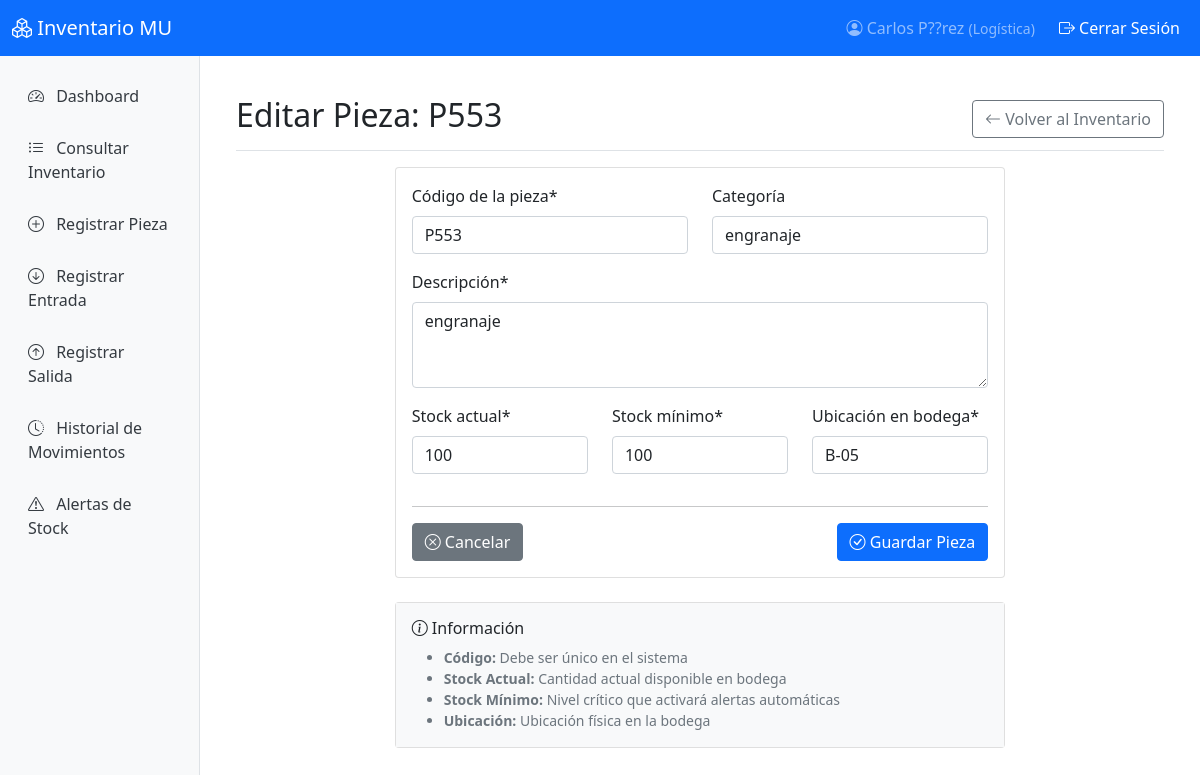
The page /inventario/editar/12/ (signed in) on the database as committed earlier.
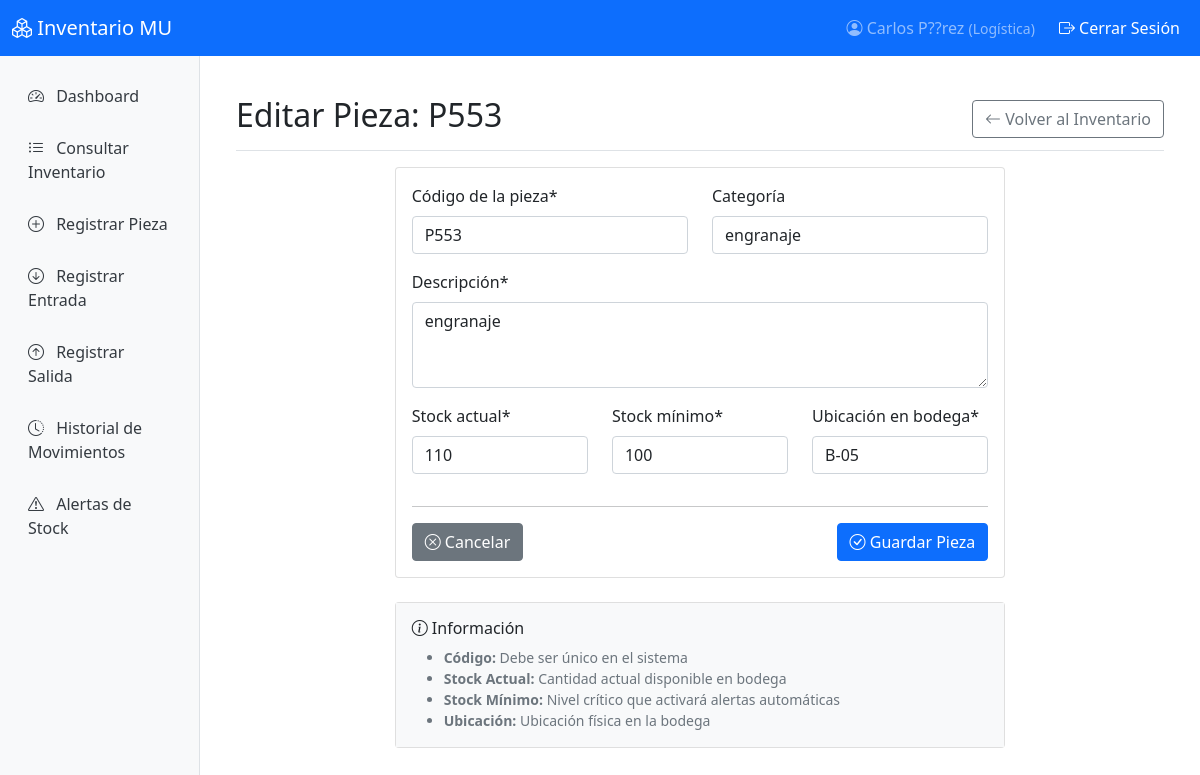
The same page on the database as committed later.
### inventario/models.py (models this page shows, shortened)
class Pieza(models.Model):
    codigo = models.CharField(
        max_length=50,
        unique=True,
        verbose_name='Código de pieza'
    )
    descripcion = models.TextField(verbose_name='Descripción')
    stock_actual = models.PositiveIntegerField(
        default=0,
        verbose_name='Stock actual'
    )
    stock_minimo = models.PositiveIntegerField(
        default=10,
        verbose_name='Stock mínimo'
    )
    ubicacion = models.CharField(
        max_length=100,
        verbose_name='Ubicación en bodega'
    )
    categoria = models.CharField(
        max_length=50,
        blank=True,
        verbose_name='Categoría'
    )
    fecha_creacion = models.DateTimeField(
        auto_now_add=True,
        verbose_name='Fecha de creación'
    )
    fecha_actualizacion = models.DateTimeField(
        auto_now=True,
        verbose_name='Última actualización'
    )
    ultima_modificacion_por = models.ForeignKey(
        User,
        null=True,
        blank=True,
        on_delete=models.SET_NULL,
        verbose_name='Última modificación por'
    )
    fecha_ultima_modificacion = models.DateTimeField(
        null=True,
        blank=True,
        verbose_name='Fecha de última modificación'
    )
    class Meta:
        verbose_name = 'Pieza'
        verbose_name_plural = 'Piezas'
        ordering = ['codigo']

### inventario/views.py (the view)
# urls.py: path('editar/<int:pieza_id>/', views.editar_pieza, name='editar_pieza'),
@user_passes_test(es_gestor_o_admin)
def editar_pieza(request, pieza_id):
    pieza = get_object_or_404(Pieza, id=pieza_id)
    if request.method == 'POST':
        form = PiezaForm(request.POST, instance=pieza)
        if form.is_valid():
            pieza_editada = form.save(commit=False)
            pieza_editada.ultima_modificacion_por = request.user
            from django.utils import timezone
            pieza_editada.fecha_ultima_modificacion = timezone.now()
            pieza_editada.save()
            messages.success(request, f'Pieza {pieza.codigo} actualizada exitosamente.')
            return redirect('lista_piezas')
    else:
        form = PiezaForm(instance=pieza)
    return render(request, 'inventario/form.html', {
        'form': form,
        'titulo': f'Editar Pieza: {pieza.codigo}'
    })

### inventario/forms.py (shortened to what this page needs)
class PiezaForm(forms.ModelForm):
    class Meta:
        model = Pieza
        fields = ('codigo', 'descripcion', 'stock_actual', 'stock_minimo', 'ubicacion', 'categoria')
        labels = {
            'codigo': 'Código de la pieza',
            'descripcion': 'Descripción',
            'stock_actual': 'Stock actual',
            'stock_minimo': 'Stock mínimo',
            'ubicacion': 'Ubicación en bodega',
            'categoria': 'Categoría'
        }
        widgets = {
            'descripcion': forms.Textarea(attrs={'rows': 3}),
        }
    def __init__(self, *args, **kwargs):
        super().__init__(*args, **kwargs)
        for field in self.fields.values():
            field.widget.attrs.update({'class': 'form-control'})
        self.fields['codigo'].widget.attrs.update({'placeholder': 'Ej: P001'})
        self.fields['stock_actual'].widget.attrs.update({'min': '0'})
        self.fields['stock_minimo'].widget.attrs.update({'min': '1'})

### inventario/views.py (called while the page is built)
def es_gestor_o_admin(user):
    return user.is_authenticated and user.perfil in ['administrador', 'inventario', 'logistica']

### templates/inventario/form.html (shortened to what this page needs)
{% extends 'base.html' %}
{% load crispy_forms_tags %}
{% block content %}
<div class="d-flex justify-content-between flex-wrap flex-md-nowrap align-items-center pt-3 pb-2 mb-3 border-bottom">
    <h1 class="h2">{{ titulo }}</h1>
    <a href="{% url 'lista_piezas' %}" class="btn btn-outline-secondary">
        <i class="bi bi-arrow-left"></i> Volver al Inventario
    </a>
</div>
<div class="row justify-content-center">
    <div class="col-md-8">
        <div class="card">
            <div class="card-body">
                <form method="post">
                    <div class="row">
                        <div class="col-md-6">
                            {{ form.codigo|as_crispy_field }}
                        </div>
                        <div class="col-md-6">
                            {{ form.categoria|as_crispy_field }}
                        </div>
                    </div>
                    <div class="mb-3">
                        {{ form.descripcion|as_crispy_field }}
                    </div>
                    <div class="row">
                        <div class="col-md-4">
                            {{ form.stock_actual|as_crispy_field }}
                        </div>
                        <div class="col-md-4">
                            {{ form.stock_minimo|as_crispy_field }}
                        </div>
                        <div class="col-md-4">
                            {{ form.ubicacion|as_crispy_field }}
                        </div>
                    </div>
                    <hr>
                    <div class="d-flex justify-content-between">
                        <a href="{% url 'lista_piezas' %}" class="btn btn-secondary">
                            <i class="bi bi-x-circle"></i> Cancelar
                        </a>
                        <button type="submit" class="btn btn-primary">
                            <i class="bi bi-check-circle"></i> Guardar Pieza
                        </button>
                    </div>
                </form>
            </div>
        </div>
        <div class="card mt-4">
            <div class="card-body bg-light">
                <h6><i class="bi bi-info-circle"></i> Información</h6>
                <ul class="mb-0 small text-muted">
                    <li><strong>Código:</strong> Debe ser único en el sistema</li>
                    <li><strong>Stock Actual:</strong> Cantidad actual disponible en bodega</li>
                    <li><strong>Stock Mínimo:</strong> Nivel crítico que activará alertas automáticas</li>
                    <li><strong>Ubicación:</strong> Ubicación física en la bodega</li>
                </ul>
            </div>
        </div>
    </div>
</div>
{% endblock %}

Rows that differ between the two databases and show on the page:
changed Pieza "engranaje": stock_actual "100" → "110"
